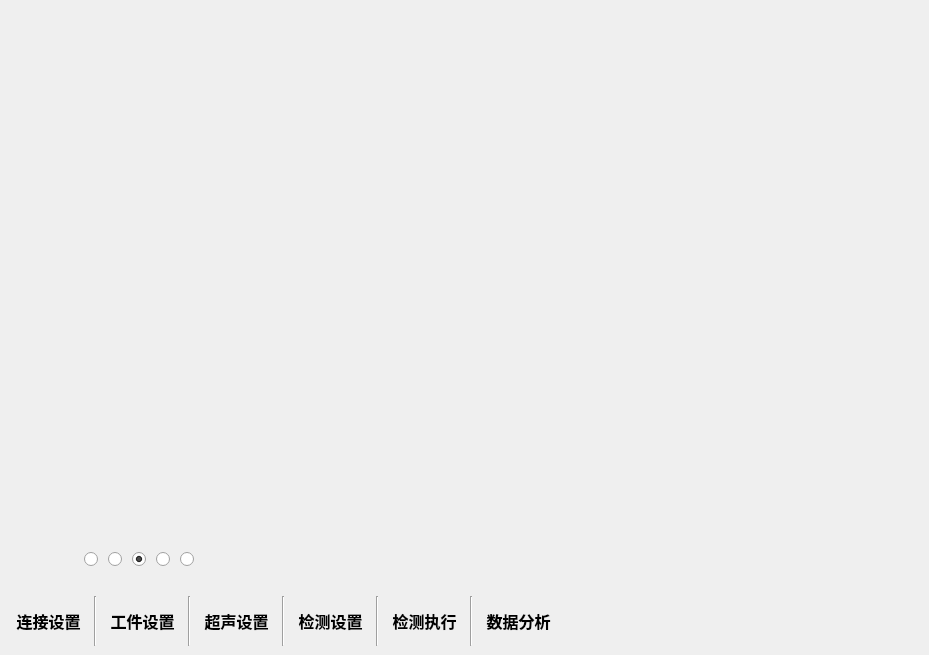
<?xml version="1.0" encoding="UTF-8"?>
<ui version="4.0">
 <class>startwidget</class>
 <widget class="QWidget" name="startwidget">
  <property name="geometry">
   <rect>
    <x>0</x>
    <y>0</y>
    <width>929</width>
    <height>655</height>
   </rect>
  </property>
  <property name="minimumSize">
   <size>
    <width>600</width>
    <height>400</height>
   </size>
  </property>
  <property name="windowTitle">
   <string>Form</string>
  </property>
  <property name="styleSheet">
   <string notr="true"/>
  </property>
  <widget class="QWidget" name="widget_ct" native="true">
   <property name="geometry">
    <rect>
     <x>0</x>
     <y>10</y>
     <width>41</width>
     <height>51</height>
    </rect>
   </property>
   <property name="font">
    <font>
     <pointsize>22</pointsize>
    </font>
   </property>
   <property name="styleSheet">
    <string notr="true"/>
   </property>
   <layout class="QGridLayout" name="gridLayout"/>
  </widget>
  <widget class="QWidget" name="widget_list" native="true">
   <property name="geometry">
    <rect>
     <x>9</x>
     <y>596</y>
     <width>550</width>
     <height>50</height>
    </rect>
   </property>
   <property name="minimumSize">
    <size>
     <width>550</width>
     <height>50</height>
    </size>
   </property>
   <property name="maximumSize">
    <size>
     <width>550</width>
     <height>50</height>
    </size>
   </property>
   <layout class="QHBoxLayout" name="horizontalLayout">
    <property name="leftMargin">
     <number>0</number>
    </property>
    <property name="topMargin">
     <number>0</number>
    </property>
    <property name="rightMargin">
     <number>0</number>
    </property>
    <property name="bottomMargin">
     <number>0</number>
    </property>
    <item>
     <spacer name="horizontalSpacer_3">
      <property name="orientation">
       <enum>Qt::Horizontal</enum>
      </property>
      <property name="sizeHint" stdset="0">
       <size>
        <width>40</width>
        <height>20</height>
       </size>
      </property>
     </spacer>
    </item>
    <item>
     <widget class="QPushButton" name="pushButton_1">
      <property name="font">
       <font>
        <pointsize>12</pointsize>
        <weight>75</weight>
        <bold>true</bold>
       </font>
      </property>
      <property name="styleSheet">
       <string notr="true">background-color: rgba(255, 255, 255, 0);
border-color: rgba(255, 255, 255, 0);</string>
      </property>
      <property name="text">
       <string>连接设置</string>
      </property>
      <property name="flat">
       <bool>true</bool>
      </property>
     </widget>
    </item>
    <item>
     <widget class="Line" name="line">
      <property name="orientation">
       <enum>Qt::Vertical</enum>
      </property>
     </widget>
    </item>
    <item>
     <widget class="QPushButton" name="pushButton_2">
      <property name="font">
       <font>
        <pointsize>12</pointsize>
        <weight>75</weight>
        <bold>true</bold>
       </font>
      </property>
      <property name="styleSheet">
       <string notr="true">background-color: rgba(255, 255, 255, 0);
border-color: rgba(255, 255, 255, 0);</string>
      </property>
      <property name="text">
       <string>工件设置</string>
      </property>
      <property name="flat">
       <bool>true</bool>
      </property>
     </widget>
    </item>
    <item>
     <widget class="Line" name="line_2">
      <property name="orientation">
       <enum>Qt::Vertical</enum>
      </property>
     </widget>
    </item>
    <item>
     <widget class="QPushButton" name="pushButton_3">
      <property name="font">
       <font>
        <pointsize>12</pointsize>
        <weight>75</weight>
        <bold>true</bold>
       </font>
      </property>
      <property name="styleSheet">
       <string notr="true">background-color: rgba(255, 255, 255, 0);
border-color: rgba(255, 255, 255, 0);</string>
      </property>
      <property name="text">
       <string>超声设置</string>
      </property>
      <property name="flat">
       <bool>true</bool>
      </property>
     </widget>
    </item>
    <item>
     <widget class="Line" name="line_3">
      <property name="orientation">
       <enum>Qt::Vertical</enum>
      </property>
     </widget>
    </item>
    <item>
     <widget class="QPushButton" name="pushButton_4">
      <property name="font">
       <font>
        <pointsize>12</pointsize>
        <weight>75</weight>
        <bold>true</bold>
       </font>
      </property>
      <property name="styleSheet">
       <string notr="true">background-color: rgba(255, 255, 255, 0);
border-color: rgba(255, 255, 255, 0);</string>
      </property>
      <property name="text">
       <string>检测设置</string>
      </property>
      <property name="flat">
       <bool>true</bool>
      </property>
     </widget>
    </item>
    <item>
     <widget class="Line" name="line_4">
      <property name="orientation">
       <enum>Qt::Vertical</enum>
      </property>
     </widget>
    </item>
    <item>
     <widget class="QPushButton" name="pushButton_5">
      <property name="font">
       <font>
        <pointsize>12</pointsize>
        <weight>75</weight>
        <bold>true</bold>
       </font>
      </property>
      <property name="styleSheet">
       <string notr="true">background-color: rgba(255, 255, 255, 0);
border-color: rgba(255, 255, 255, 0);</string>
      </property>
      <property name="text">
       <string>检测执行</string>
      </property>
      <property name="flat">
       <bool>true</bool>
      </property>
     </widget>
    </item>
    <item>
     <widget class="Line" name="line_5">
      <property name="orientation">
       <enum>Qt::Vertical</enum>
      </property>
     </widget>
    </item>
    <item>
     <widget class="QPushButton" name="pushButton_6">
      <property name="font">
       <font>
        <pointsize>12</pointsize>
        <weight>75</weight>
        <bold>true</bold>
       </font>
      </property>
      <property name="styleSheet">
       <string notr="true">background-color: rgba(255, 255, 255, 0);
border-color: rgba(255, 255, 255, 0);</string>
      </property>
      <property name="text">
       <string>数据分析</string>
      </property>
      <property name="flat">
       <bool>true</bool>
      </property>
     </widget>
    </item>
    <item>
     <spacer name="horizontalSpacer_4">
      <property name="orientation">
       <enum>Qt::Horizontal</enum>
      </property>
      <property name="sizeHint" stdset="0">
       <size>
        <width>40</width>
        <height>20</height>
       </size>
      </property>
     </spacer>
    </item>
   </layout>
  </widget>
  <widget class="QWidget" name="widget_flag" native="true">
   <property name="geometry">
    <rect>
     <x>9</x>
     <y>540</y>
     <width>260</width>
     <height>40</height>
    </rect>
   </property>
   <property name="minimumSize">
    <size>
     <width>260</width>
     <height>40</height>
    </size>
   </property>
   <property name="maximumSize">
    <size>
     <width>260</width>
     <height>50</height>
    </size>
   </property>
   <layout class="QHBoxLayout" name="horizontalLayout_2">
    <property name="spacing">
     <number>10</number>
    </property>
    <property name="leftMargin">
     <number>0</number>
    </property>
    <property name="topMargin">
     <number>0</number>
    </property>
    <property name="rightMargin">
     <number>0</number>
    </property>
    <property name="bottomMargin">
     <number>0</number>
    </property>
    <item>
     <spacer name="horizontalSpacer">
      <property name="orientation">
       <enum>Qt::Horizontal</enum>
      </property>
      <property name="sizeHint" stdset="0">
       <size>
        <width>40</width>
        <height>20</height>
       </size>
      </property>
     </spacer>
    </item>
    <item>
     <widget class="QRadioButton" name="radioButton_3">
      <property name="text">
       <string/>
      </property>
      <property name="checkable">
       <bool>false</bool>
      </property>
     </widget>
    </item>
    <item>
     <widget class="QRadioButton" name="radioButton_2">
      <property name="text">
       <string/>
      </property>
      <property name="checkable">
       <bool>false</bool>
      </property>
     </widget>
    </item>
    <item>
     <widget class="QRadioButton" name="radioButton">
      <property name="text">
       <string/>
      </property>
      <property name="checkable">
       <bool>true</bool>
      </property>
      <property name="checked">
       <bool>true</bool>
      </property>
     </widget>
    </item>
    <item>
     <widget class="QRadioButton" name="radioButton_4">
      <property name="text">
       <string/>
      </property>
      <property name="checkable">
       <bool>false</bool>
      </property>
     </widget>
    </item>
    <item>
     <widget class="QRadioButton" name="radioButton_5">
      <property name="text">
       <string/>
      </property>
      <property name="checkable">
       <bool>false</bool>
      </property>
     </widget>
    </item>
    <item>
     <spacer name="horizontalSpacer_2">
      <property name="orientation">
       <enum>Qt::Horizontal</enum>
      </property>
      <property name="sizeHint" stdset="0">
       <size>
        <width>40</width>
        <height>20</height>
       </size>
      </property>
     </spacer>
    </item>
   </layout>
  </widget>
 </widget>
 <resources/>
 <connections/>
</ui>
